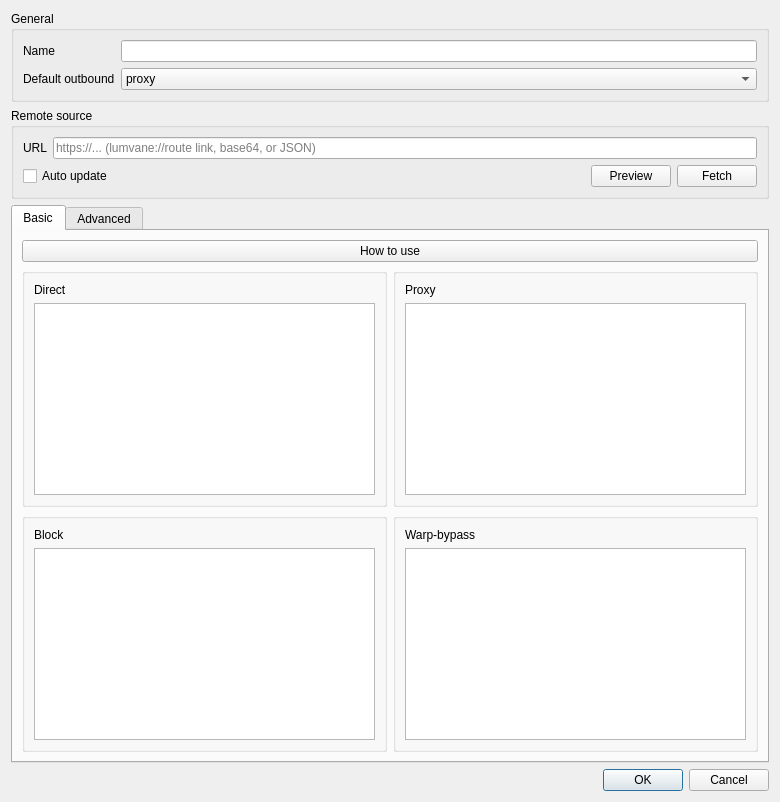
<?xml version="1.0" encoding="UTF-8"?>
<ui version="4.0">
 <class>RouteItem</class>
 <widget class="QDialog" name="RouteItem">
  <property name="geometry">
   <rect>
    <x>0</x>
    <y>0</y>
    <width>780</width>
    <height>802</height>
   </rect>
  </property>
  <property name="windowTitle">
   <string>Route Profile</string>
  </property>
  <layout class="QVBoxLayout" name="verticalLayout_3">
   <item>
    <widget class="QGroupBox" name="generalBox">
     <property name="title">
      <string>General</string>
     </property>
     <layout class="QGridLayout" name="gridLayout">
      <item row="0" column="0">
       <widget class="QLabel" name="route_name_l">
        <property name="text">
         <string>Name</string>
        </property>
       </widget>
      </item>
      <item row="0" column="1">
       <widget class="QLineEdit" name="route_name"/>
      </item>
      <item row="2" column="1">
       <widget class="QComboBox" name="def_out">
        <item>
         <property name="text">
          <string notr="true">proxy</string>
         </property>
        </item>
        <item>
         <property name="text">
          <string notr="true">direct</string>
         </property>
        </item>
        <item>
         <property name="text">
          <string notr="true">block</string>
         </property>
        </item>
        <item>
         <property name="text">
          <string notr="true">warp-bypass</string>
         </property>
        </item>
       </widget>
      </item>
      <item row="2" column="0">
       <widget class="QLabel" name="def_out_l">
        <property name="text">
         <string>Default outbound</string>
        </property>
       </widget>
      </item>
     </layout>
    </widget>
   </item>
   <item>
    <widget class="QGroupBox" name="remoteBox">
     <property name="title">
      <string>Remote source</string>
     </property>
     <layout class="QVBoxLayout" name="remoteBoxLayout">
      <item>
       <layout class="QHBoxLayout" name="remoteUrlRow">
        <item>
         <widget class="QLabel" name="remoteUrlLabel">
          <property name="text">
           <string>URL</string>
          </property>
         </widget>
        </item>
        <item>
         <widget class="QLineEdit" name="remoteUrlEdit">
          <property name="placeholderText">
           <string>https://... (lumvane://route link, base64, or JSON)</string>
          </property>
         </widget>
        </item>
       </layout>
      </item>
      <item>
       <layout class="QHBoxLayout" name="remoteActionRow">
        <item>
         <widget class="QCheckBox" name="autoUpdateCheck">
          <property name="toolTip">
           <string>Re-fetch this profile from the URL when subscriptions auto-update.&#10;Your local edits are overwritten on each update.</string>
          </property>
          <property name="text">
           <string>Auto update</string>
          </property>
         </widget>
        </item>
        <item>
         <spacer name="remoteActionSpacer">
          <property name="orientation">
           <enum>Qt::Orientation::Horizontal</enum>
          </property>
          <property name="sizeHint" stdset="0">
           <size>
            <width>40</width>
            <height>20</height>
           </size>
          </property>
         </spacer>
        </item>
        <item>
         <widget class="QPushButton" name="remotePreviewBtn">
          <property name="toolTip">
           <string>Fetch the URL and show the routing profile without changing the current rules.</string>
          </property>
          <property name="text">
           <string>Preview</string>
          </property>
         </widget>
        </item>
        <item>
         <widget class="QPushButton" name="remoteFetchBtn">
          <property name="toolTip">
           <string>Fetch the URL and replace the current rules with the fetched ones.</string>
          </property>
          <property name="text">
           <string>Fetch</string>
          </property>
         </widget>
        </item>
       </layout>
      </item>
     </layout>
    </widget>
   </item>
   <item>
    <widget class="QTabWidget" name="tabWidget">
     <property name="currentIndex">
      <number>0</number>
     </property>
     <widget class="QWidget" name="tab_2">
      <attribute name="title">
       <string>Basic</string>
      </attribute>
      <layout class="QVBoxLayout" name="verticalLayout_5">
       <item>
        <widget class="QPushButton" name="howtouse_button">
         <property name="text">
          <string>How to use</string>
         </property>
        </widget>
       </item>
       <item>
        <layout class="QGridLayout" name="simpleGrid">
         <item row="0" column="0">
          <widget class="QGroupBox" name="simple_direct_box">
           <layout class="QVBoxLayout" name="verticalLayout_6">
            <item>
             <widget class="QLabel" name="label">
              <property name="text">
               <string>Direct</string>
              </property>
             </widget>
            </item>
            <item>
             <widget class="QTextEdit" name="simple_direct"/>
            </item>
           </layout>
          </widget>
         </item>
         <item row="0" column="1">
          <widget class="QGroupBox" name="simple_proxy_box">
           <layout class="QVBoxLayout" name="verticalLayout_7">
            <item>
             <widget class="QLabel" name="label_2">
              <property name="text">
               <string>Proxy</string>
              </property>
             </widget>
            </item>
            <item>
             <widget class="QTextEdit" name="simple_proxy"/>
            </item>
           </layout>
          </widget>
         </item>
         <item row="1" column="0">
          <widget class="QGroupBox" name="simple_block_box">
           <layout class="QVBoxLayout" name="verticalLayout_8">
            <item>
             <widget class="QLabel" name="label_3">
              <property name="text">
               <string>Block</string>
              </property>
             </widget>
            </item>
            <item>
             <widget class="QTextEdit" name="simple_block"/>
            </item>
           </layout>
          </widget>
         </item>
         <item row="1" column="1">
          <widget class="QGroupBox" name="simple_warpbypass_box">
           <layout class="QVBoxLayout" name="verticalLayout_10">
            <item>
             <widget class="QLabel" name="label_4">
              <property name="text">
               <string>Warp-bypass</string>
              </property>
             </widget>
            </item>
            <item>
             <widget class="QTextEdit" name="simple_warpbypass"/>
            </item>
           </layout>
          </widget>
         </item>
        </layout>
       </item>
      </layout>
     </widget>
     <widget class="QWidget" name="tab">
      <attribute name="title">
       <string>Advanced</string>
      </attribute>
      <layout class="QVBoxLayout" name="verticalLayout_4">
       <item>
        <widget class="QGroupBox" name="groupBox">
         <property name="title">
          <string>Rules</string>
         </property>
         <layout class="QHBoxLayout" name="horizontalLayout_4">
          <property name="leftMargin">
           <number>0</number>
          </property>
          <property name="topMargin">
           <number>0</number>
          </property>
          <property name="rightMargin">
           <number>0</number>
          </property>
          <property name="bottomMargin">
           <number>0</number>
          </property>
          <item>
           <widget class="QFrame" name="frame">
            <property name="frameShape">
             <enum>QFrame::Shape::NoFrame</enum>
            </property>
            <property name="frameShadow">
             <enum>QFrame::Shadow::Raised</enum>
            </property>
            <layout class="QVBoxLayout" name="verticalLayout_9">
             <property name="spacing">
              <number>7</number>
             </property>
             <property name="leftMargin">
              <number>5</number>
             </property>
             <property name="topMargin">
              <number>5</number>
             </property>
             <property name="rightMargin">
              <number>5</number>
             </property>
             <property name="bottomMargin">
              <number>5</number>
             </property>
             <item>
              <widget class="QListWidget" name="route_items"/>
             </item>
             <item>
              <widget class="QWidget" name="widget_2" native="true">
               <layout class="QHBoxLayout" name="horizontalLayout_2">
                <item>
                 <widget class="QPushButton" name="new_route_item">
                  <property name="text">
                   <string>New</string>
                  </property>
                 </widget>
                </item>
                <item>
                 <widget class="QPushButton" name="moveup_route_item">
                  <property name="text">
                   <string>Move Up</string>
                  </property>
                 </widget>
                </item>
                <item>
                 <widget class="QPushButton" name="movedown_route_item">
                  <property name="text">
                   <string>Move Down</string>
                  </property>
                 </widget>
                </item>
                <item>
                 <widget class="QPushButton" name="delete_route_item">
                  <property name="text">
                   <string>Delete</string>
                  </property>
                 </widget>
                </item>
               </layout>
              </widget>
             </item>
            </layout>
           </widget>
          </item>
          <item>
           <widget class="QFrame" name="rule_attr_box">
            <layout class="QVBoxLayout" name="verticalLayout">
             <property name="leftMargin">
              <number>0</number>
             </property>
             <property name="topMargin">
              <number>5</number>
             </property>
             <property name="rightMargin">
              <number>5</number>
             </property>
             <property name="bottomMargin">
              <number>5</number>
             </property>
             <item>
              <layout class="QHBoxLayout" name="horizontalLayout_5">
               <item>
                <widget class="QLabel" name="rule_name_l">
                 <property name="text">
                  <string>Name</string>
                 </property>
                </widget>
               </item>
               <item>
                <widget class="QLineEdit" name="rule_name"/>
               </item>
              </layout>
             </item>
             <item>
              <widget class="QLabel" name="rule_preview_l">
               <property name="text">
                <string>Preview</string>
               </property>
              </widget>
             </item>
             <item>
              <widget class="QTextBrowser" name="rule_preview">
               <property name="minimumSize">
                <size>
                 <width>0</width>
                 <height>120</height>
                </size>
               </property>
               <property name="documentTitle">
                <string notr="true"/>
               </property>
               <property name="openExternalLinks">
                <bool>false</bool>
               </property>
              </widget>
             </item>
            </layout>
           </widget>
          </item>
         </layout>
        </widget>
       </item>
       <item>
        <widget class="QGroupBox" name="groupBox_2">
         <property name="title">
          <string>Rule Settings</string>
         </property>
         <layout class="QVBoxLayout" name="verticalLayout_2">
          <property name="spacing">
           <number>7</number>
          </property>
          <property name="leftMargin">
           <number>0</number>
          </property>
          <property name="topMargin">
           <number>0</number>
          </property>
          <property name="rightMargin">
           <number>0</number>
          </property>
          <property name="bottomMargin">
           <number>0</number>
          </property>
          <item>
           <layout class="QHBoxLayout" name="horizontalLayout_action">
            <property name="leftMargin">
             <number>4</number>
            </property>
            <property name="rightMargin">
             <number>4</number>
            </property>
            <item>
             <widget class="QLabel" name="rule_action_l">
              <property name="text">
               <string>Action</string>
              </property>
             </widget>
            </item>
            <item>
             <widget class="QComboBox" name="rule_action_combo"/>
            </item>
           </layout>
          </item>
          <item>
           <widget class="QTabWidget" name="rule_attr_tabs">
            <property name="sizePolicy">
             <sizepolicy hsizetype="Preferred" vsizetype="Preferred">
              <horstretch>0</horstretch>
              <verstretch>0</verstretch>
             </sizepolicy>
            </property>
            <property name="minimumSize">
             <size>
              <width>0</width>
              <height>100</height>
             </size>
            </property>
            <property name="currentIndex">
             <number>-1</number>
            </property>
           </widget>
          </item>
         </layout>
        </widget>
       </item>
      </layout>
     </widget>
    </widget>
   </item>
   <item>
    <widget class="QDialogButtonBox" name="buttonBox">
     <property name="standardButtons">
      <set>QDialogButtonBox::StandardButton::Cancel|QDialogButtonBox::StandardButton::Ok</set>
     </property>
    </widget>
   </item>
  </layout>
 </widget>
 <resources/>
 <connections/>
</ui>
